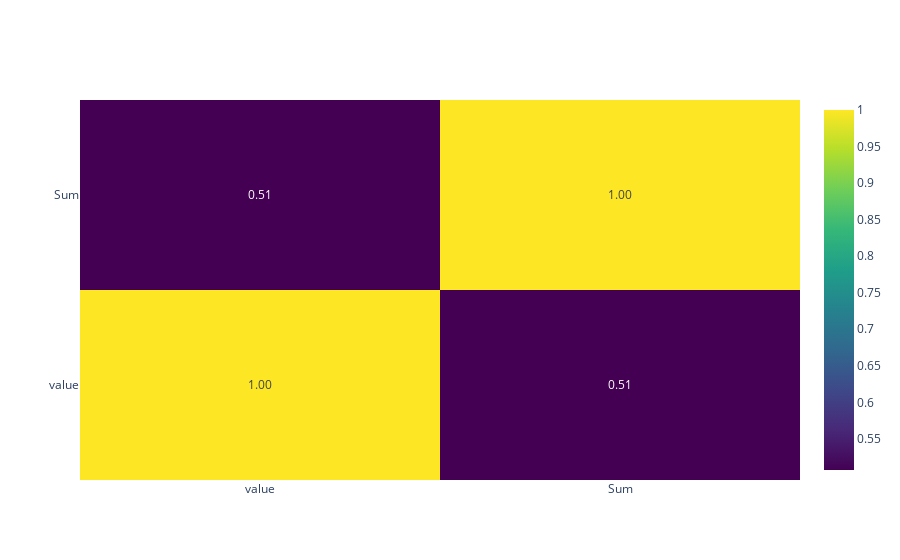

Notebook code for this chart:
### Code cell
dfcorrelation = pd.merge(meanprovince, dfprovince, on='RegioS')

correlation = dfcorrelation[['value', 'Sum']].corr()
corr_matrix = go.Figure(data=go.Heatmap(
        z=correlation.values,
        x=correlation.columns,
        y=correlation.index,
        text=correlation.values, #Show the values in the heatmap
        texttemplate="%{text:.2f}",
        colorscale='Viridis')) #Create the heatmap figure

corr_matrix.show()

### Figure 1 — Plotly figure (JSON) as saved in the notebook; plotly's stock layout.template omitted (floating-point values rounded to 4 significant figures)
{"data": [{"colorscale": [[0, "#440154"], [0.1111, "#482878"], [0.2222, "#3e4989"], [0.3333, "#31688e"], [0.4444, "#26828e"], [0.5556, "#1f9e89"], [0.6667, "#35b779"], [0.7778, "#6ece58"], [0.8889, "#b5de2b"], [1, "#fde725"]], "text": [[1, 0.5074], [0.5074, 1]], "texttemplate": "%{text:.2f}", "type": "heatmap", "x": ["value", "Sum"], "y": ["value", "Sum"], "z": [[1, 0.5074], [0.5074, 1]]}], "layout": {}}
